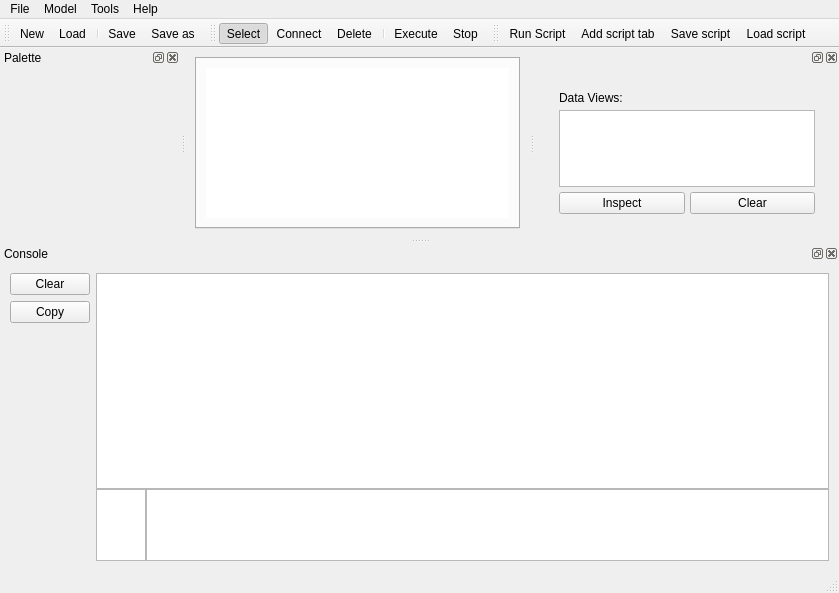
<?xml version="1.0" encoding="UTF-8"?>
<ui version="4.0">
 <class>MainWindow</class>
 <widget class="QMainWindow" name="MainWindow">
  <property name="geometry">
   <rect>
    <x>0</x>
    <y>0</y>
    <width>839</width>
    <height>593</height>
   </rect>
  </property>
  <property name="windowTitle">
   <string>MainWindow</string>
  </property>
  <property name="tabShape">
   <enum>QTabWidget::Triangular</enum>
  </property>
  <property name="dockOptions">
   <set>QMainWindow::AllowNestedDocks|QMainWindow::AnimatedDocks</set>
  </property>
  <property name="unifiedTitleAndToolBarOnMac">
   <bool>true</bool>
  </property>
  <widget class="QWidget" name="central_widget">
   <layout class="QHBoxLayout" name="horizontalLayout">
    <item>
     <widget class="QTabWidget" name="tab_widget">
      <property name="contextMenuPolicy">
       <enum>Qt::DefaultContextMenu</enum>
      </property>
      <property name="currentIndex">
       <number>0</number>
      </property>
      <property name="tabsClosable">
       <bool>true</bool>
      </property>
      <property name="movable">
       <bool>true</bool>
      </property>
      <property name="tabBarAutoHide">
       <bool>true</bool>
      </property>
      <widget class="QWidget" name="Design">
       <attribute name="title">
        <string>Design</string>
       </attribute>
       <layout class="QHBoxLayout" name="horizontalLayout_5">
        <item>
         <widget class="QGraphicsView" name="workspace">
          <property name="frameShape">
           <enum>QFrame::NoFrame</enum>
          </property>
          <property name="frameShadow">
           <enum>QFrame::Plain</enum>
          </property>
          <property name="verticalScrollBarPolicy">
           <enum>Qt::ScrollBarAsNeeded</enum>
          </property>
          <property name="horizontalScrollBarPolicy">
           <enum>Qt::ScrollBarAsNeeded</enum>
          </property>
          <property name="sizeAdjustPolicy">
           <enum>QAbstractScrollArea::AdjustToContents</enum>
          </property>
          <property name="backgroundBrush">
           <brush brushstyle="NoBrush">
            <color alpha="255">
             <red>0</red>
             <green>0</green>
             <blue>0</blue>
            </color>
           </brush>
          </property>
          <property name="alignment">
           <set>Qt::AlignLeading|Qt::AlignLeft|Qt::AlignTop</set>
          </property>
          <property name="renderHints">
           <set>QPainter::Antialiasing|QPainter::TextAntialiasing</set>
          </property>
          <property name="dragMode">
           <enum>QGraphicsView::NoDrag</enum>
          </property>
         </widget>
        </item>
       </layout>
      </widget>
     </widget>
    </item>
   </layout>
  </widget>
  <widget class="QMenuBar" name="menubar">
   <property name="geometry">
    <rect>
     <x>0</x>
     <y>0</y>
     <width>839</width>
     <height>21</height>
    </rect>
   </property>
   <widget class="QMenu" name="menu_file">
    <property name="title">
     <string>File</string>
    </property>
    <widget class="QMenu" name="menu_recent">
     <property name="title">
      <string>Recent</string>
     </property>
     <addaction name="separator"/>
     <addaction name="action_file_clear_recent"/>
    </widget>
    <addaction name="action_file_new"/>
    <addaction name="action_file_load"/>
    <addaction name="menu_recent"/>
    <addaction name="separator"/>
    <addaction name="action_file_save"/>
    <addaction name="action_file_saveas"/>
    <addaction name="separator"/>
    <addaction name="action_exit"/>
   </widget>
   <widget class="QMenu" name="menu_view">
    <property name="title">
     <string>Tools</string>
    </property>
    <addaction name="action_show_schema_editor"/>
    <addaction name="separator"/>
    <addaction name="action_show_palette"/>
    <addaction name="action_show_console"/>
    <addaction name="separator"/>
    <addaction name="actionTheme"/>
   </widget>
   <widget class="QMenu" name="menu_help">
    <property name="title">
     <string>Help</string>
    </property>
   </widget>
   <widget class="QMenu" name="menu_model">
    <property name="title">
     <string>Model</string>
    </property>
    <addaction name="action_mode_select"/>
    <addaction name="action_mode_connect"/>
    <addaction name="action_mode_delete"/>
    <addaction name="separator"/>
    <addaction name="action_analytics_execute"/>
    <addaction name="action_analytics_stop"/>
   </widget>
   <addaction name="menu_file"/>
   <addaction name="menu_model"/>
   <addaction name="menu_view"/>
   <addaction name="menu_help"/>
  </widget>
  <widget class="QStatusBar" name="statusbar"/>
  <widget class="QToolBar" name="toolbar_main">
   <property name="windowTitle">
    <string>File</string>
   </property>
   <property name="movable">
    <bool>true</bool>
   </property>
   <property name="allowedAreas">
    <set>Qt::TopToolBarArea</set>
   </property>
   <attribute name="toolBarArea">
    <enum>TopToolBarArea</enum>
   </attribute>
   <attribute name="toolBarBreak">
    <bool>false</bool>
   </attribute>
   <addaction name="action_file_new"/>
   <addaction name="action_file_load"/>
   <addaction name="separator"/>
   <addaction name="action_file_save"/>
   <addaction name="action_file_saveas"/>
  </widget>
  <widget class="QDockWidget" name="dock_console">
   <property name="sizePolicy">
    <sizepolicy hsizetype="Ignored" vsizetype="Ignored">
     <horstretch>0</horstretch>
     <verstretch>0</verstretch>
    </sizepolicy>
   </property>
   <property name="minimumSize">
    <size>
     <width>400</width>
     <height>116</height>
    </size>
   </property>
   <property name="maximumSize">
    <size>
     <width>524287</width>
     <height>524287</height>
    </size>
   </property>
   <property name="features">
    <set>QDockWidget::AllDockWidgetFeatures</set>
   </property>
   <property name="allowedAreas">
    <set>Qt::BottomDockWidgetArea|Qt::TopDockWidgetArea</set>
   </property>
   <property name="windowTitle">
    <string>Console</string>
   </property>
   <attribute name="dockWidgetArea">
    <number>8</number>
   </attribute>
   <widget class="QWidget" name="dock_console_contents">
    <layout class="QHBoxLayout" name="horizontalLayout_2">
     <property name="leftMargin">
      <number>10</number>
     </property>
     <property name="topMargin">
      <number>10</number>
     </property>
     <property name="rightMargin">
      <number>10</number>
     </property>
     <property name="bottomMargin">
      <number>10</number>
     </property>
     <item>
      <layout class="QVBoxLayout" name="console_button_layout">
       <property name="spacing">
        <number>6</number>
       </property>
       <item>
        <widget class="QPushButton" name="console_button_clear">
         <property name="text">
          <string>Clear</string>
         </property>
        </widget>
       </item>
       <item>
        <widget class="QPushButton" name="console_button_copy">
         <property name="text">
          <string>Copy</string>
         </property>
        </widget>
       </item>
       <item>
        <spacer name="spacer">
         <property name="orientation">
          <enum>Qt::Vertical</enum>
         </property>
         <property name="sizeHint" stdset="0">
          <size>
           <width>20</width>
           <height>40</height>
          </size>
         </property>
        </spacer>
       </item>
      </layout>
     </item>
     <item>
      <layout class="QGridLayout" name="gridLayout_2" rowstretch="0,5">
       <property name="sizeConstraint">
        <enum>QLayout::SetFixedSize</enum>
       </property>
       <property name="spacing">
        <number>0</number>
       </property>
       <item row="0" column="0">
        <widget class="QTextEdit" name="console">
         <property name="sizePolicy">
          <sizepolicy hsizetype="Expanding" vsizetype="Expanding">
           <horstretch>0</horstretch>
           <verstretch>0</verstretch>
          </sizepolicy>
         </property>
         <property name="minimumSize">
          <size>
           <width>100</width>
           <height>20</height>
          </size>
         </property>
         <property name="maximumSize">
          <size>
           <width>16777215</width>
           <height>16777215</height>
          </size>
         </property>
         <property name="readOnly">
          <bool>true</bool>
         </property>
         <property name="html">
          <string>&lt;!DOCTYPE HTML PUBLIC &quot;-//W3C//DTD HTML 4.0//EN&quot; &quot;http://www.w3.org/TR/REC-html40/strict.dtd&quot;&gt;
&lt;html&gt;&lt;head&gt;&lt;meta name=&quot;qrichtext&quot; content=&quot;1&quot; /&gt;&lt;style type=&quot;text/css&quot;&gt;
p, li { white-space: pre-wrap; }
&lt;/style&gt;&lt;/head&gt;&lt;body style=&quot; font-family:'MS Shell Dlg 2'; font-size:8.25pt; font-weight:400; font-style:normal;&quot;&gt;
&lt;p style=&quot;-qt-paragraph-type:empty; margin-top:0px; margin-bottom:0px; margin-left:0px; margin-right:0px; -qt-block-indent:0; text-indent:0px; font-family:'Courier New'; font-size:8pt;&quot;&gt;&lt;br /&gt;&lt;/p&gt;&lt;/body&gt;&lt;/html&gt;</string>
         </property>
        </widget>
       </item>
       <item row="1" column="0">
        <layout class="QGridLayout" name="gridLayout_3" rowstretch="0" columnstretch="5,100">
         <property name="sizeConstraint">
          <enum>QLayout::SetFixedSize</enum>
         </property>
         <property name="horizontalSpacing">
          <number>0</number>
         </property>
         <item row="0" column="0">
          <widget class="QTextEdit" name="in_out">
           <property name="sizePolicy">
            <sizepolicy hsizetype="Minimum" vsizetype="Fixed">
             <horstretch>0</horstretch>
             <verstretch>0</verstretch>
            </sizepolicy>
           </property>
           <property name="minimumSize">
            <size>
             <width>50</width>
             <height>50</height>
            </size>
           </property>
          </widget>
         </item>
         <item row="0" column="1">
          <widget class="QPlainTextEdit" name="console_inputs">
           <property name="sizePolicy">
            <sizepolicy hsizetype="Minimum" vsizetype="Fixed">
             <horstretch>0</horstretch>
             <verstretch>0</verstretch>
            </sizepolicy>
           </property>
           <property name="minimumSize">
            <size>
             <width>50</width>
             <height>50</height>
            </size>
           </property>
           <property name="inputMethodHints">
            <set>Qt::ImhMultiLine</set>
           </property>
           <property name="sizeAdjustPolicy">
            <enum>QAbstractScrollArea::AdjustToContents</enum>
           </property>
           <property name="lineWrapMode">
            <enum>QPlainTextEdit::WidgetWidth</enum>
           </property>
          </widget>
         </item>
        </layout>
       </item>
      </layout>
     </item>
    </layout>
   </widget>
  </widget>
  <widget class="QDockWidget" name="dock_components">
   <property name="sizePolicy">
    <sizepolicy hsizetype="MinimumExpanding" vsizetype="Preferred">
     <horstretch>0</horstretch>
     <verstretch>0</verstretch>
    </sizepolicy>
   </property>
   <property name="minimumSize">
    <size>
     <width>180</width>
     <height>190</height>
    </size>
   </property>
   <property name="features">
    <set>QDockWidget::AllDockWidgetFeatures</set>
   </property>
   <property name="allowedAreas">
    <set>Qt::LeftDockWidgetArea|Qt::RightDockWidgetArea</set>
   </property>
   <property name="windowTitle">
    <string>Palette</string>
   </property>
   <attribute name="dockWidgetArea">
    <number>1</number>
   </attribute>
   <widget class="QWidget" name="dock_components_contents">
    <layout class="QHBoxLayout" name="horizontalLayout_3"/>
   </widget>
  </widget>
  <widget class="QToolBar" name="toolbar_modes">
   <property name="windowTitle">
    <string>toolBar</string>
   </property>
   <attribute name="toolBarArea">
    <enum>TopToolBarArea</enum>
   </attribute>
   <attribute name="toolBarBreak">
    <bool>false</bool>
   </attribute>
   <addaction name="action_mode_select"/>
   <addaction name="action_mode_connect"/>
   <addaction name="action_mode_delete"/>
   <addaction name="separator"/>
   <addaction name="action_analytics_execute"/>
   <addaction name="action_analytics_stop"/>
  </widget>
  <widget class="QDockWidget" name="dock_viewer">
   <property name="allowedAreas">
    <set>Qt::LeftDockWidgetArea|Qt::RightDockWidgetArea|Qt::TopDockWidgetArea</set>
   </property>
   <attribute name="dockWidgetArea">
    <number>2</number>
   </attribute>
   <widget class="QWidget" name="dockWidgetContents">
    <layout class="QVBoxLayout" name="verticalLayout">
     <item>
      <widget class="QWidget" name="widget" native="true">
       <layout class="QGridLayout" name="gridLayout">
        <property name="leftMargin">
         <number>15</number>
        </property>
        <property name="topMargin">
         <number>15</number>
        </property>
        <property name="rightMargin">
         <number>15</number>
        </property>
        <property name="bottomMargin">
         <number>15</number>
        </property>
        <property name="spacing">
         <number>5</number>
        </property>
        <item row="3" column="0">
         <widget class="QPushButton" name="btn_edit">
          <property name="text">
           <string>Inspect</string>
          </property>
         </widget>
        </item>
        <item row="1" column="0">
         <widget class="QLabel" name="label">
          <property name="text">
           <string>Data Views:</string>
          </property>
         </widget>
        </item>
        <item row="3" column="1">
         <widget class="QPushButton" name="btn_clear">
          <property name="text">
           <string>Clear</string>
          </property>
         </widget>
        </item>
        <item row="2" column="0" colspan="2">
         <widget class="QTableView" name="views">
          <property name="sizePolicy">
           <sizepolicy hsizetype="Preferred" vsizetype="Expanding">
            <horstretch>0</horstretch>
            <verstretch>0</verstretch>
           </sizepolicy>
          </property>
          <attribute name="verticalHeaderVisible">
           <bool>false</bool>
          </attribute>
          <attribute name="verticalHeaderDefaultSectionSize">
           <number>20</number>
          </attribute>
          <attribute name="verticalHeaderMinimumSectionSize">
           <number>20</number>
          </attribute>
         </widget>
        </item>
       </layout>
      </widget>
     </item>
    </layout>
   </widget>
  </widget>
  <widget class="QToolBar" name="toolbar_script">
   <property name="windowTitle">
    <string>toolBar</string>
   </property>
   <property name="toolButtonStyle">
    <enum>Qt::ToolButtonIconOnly</enum>
   </property>
   <attribute name="toolBarArea">
    <enum>TopToolBarArea</enum>
   </attribute>
   <attribute name="toolBarBreak">
    <bool>false</bool>
   </attribute>
   <addaction name="action_run_Script"/>
   <addaction name="action_add_tab"/>
   <addaction name="action_save_script"/>
   <addaction name="action_load_script"/>
  </widget>
  <action name="action_file_new">
   <property name="text">
    <string>&amp;New</string>
   </property>
   <property name="toolTip">
    <string>Start a new analysis</string>
   </property>
   <property name="shortcut">
    <string>Ctrl+N</string>
   </property>
  </action>
  <action name="action_file_save">
   <property name="text">
    <string>&amp;Save</string>
   </property>
   <property name="toolTip">
    <string>Save current analysis</string>
   </property>
   <property name="shortcut">
    <string>Ctrl+S</string>
   </property>
  </action>
  <action name="action_file_saveas">
   <property name="text">
    <string>Save &amp;as</string>
   </property>
   <property name="toolTip">
    <string>Save current analysis as</string>
   </property>
   <property name="shortcut">
    <string>Ctrl+Alt+S</string>
   </property>
  </action>
  <action name="action_show_palette">
   <property name="checkable">
    <bool>true</bool>
   </property>
   <property name="text">
    <string>Component &amp;palette</string>
   </property>
   <property name="toolTip">
    <string>Show the analysis component selection palette</string>
   </property>
   <property name="shortcut">
    <string>Shift+P</string>
   </property>
  </action>
  <action name="action_show_console">
   <property name="checkable">
    <bool>true</bool>
   </property>
   <property name="text">
    <string>Logging &amp;console</string>
   </property>
   <property name="shortcut">
    <string>Shift+C</string>
   </property>
  </action>
  <action name="action_file_load">
   <property name="text">
    <string>&amp;Load</string>
   </property>
   <property name="toolTip">
    <string>Load a previously created analysis</string>
   </property>
   <property name="shortcut">
    <string>Ctrl+L</string>
   </property>
  </action>
  <action name="action_exit">
   <property name="text">
    <string>E&amp;xit</string>
   </property>
   <property name="toolTip">
    <string>Exit BCSMap</string>
   </property>
   <property name="shortcut">
    <string>Alt+X</string>
   </property>
  </action>
  <action name="action_analytics_execute">
   <property name="text">
    <string>E&amp;xecute</string>
   </property>
   <property name="toolTip">
    <string>Execute the current analytics model</string>
   </property>
   <property name="shortcut">
    <string>F5</string>
   </property>
  </action>
  <action name="action_mode_select">
   <property name="checkable">
    <bool>true</bool>
   </property>
   <property name="checked">
    <bool>true</bool>
   </property>
   <property name="text">
    <string>Select</string>
   </property>
   <property name="toolTip">
    <string>Select and interact with current  analytics components</string>
   </property>
  </action>
  <action name="action_mode_connect">
   <property name="checkable">
    <bool>true</bool>
   </property>
   <property name="text">
    <string>Connect</string>
   </property>
   <property name="toolTip">
    <string>Connect existing analytics components to create a workflow</string>
   </property>
  </action>
  <action name="action_mode_delete">
   <property name="checkable">
    <bool>true</bool>
   </property>
   <property name="text">
    <string>Delete</string>
   </property>
   <property name="toolTip">
    <string>Delete analytics components and connections</string>
   </property>
  </action>
  <action name="action_analytics_stop">
   <property name="text">
    <string>Stop</string>
   </property>
   <property name="toolTip">
    <string>Stop the execution of the analysis model</string>
   </property>
   <property name="shortcut">
    <string>F4</string>
   </property>
  </action>
  <action name="action_file_clear_recent">
   <property name="text">
    <string>Clear recent files</string>
   </property>
  </action>
  <action name="action_show_schema_editor">
   <property name="text">
    <string>Input Schema Editor</string>
   </property>
  </action>
  <action name="action_run_Script">
   <property name="text">
    <string>Run Script</string>
   </property>
   <property name="toolTip">
    <string>Run the focused script</string>
   </property>
  </action>
  <action name="action_add_tab">
   <property name="text">
    <string>Add script tab</string>
   </property>
   <property name="toolTip">
    <string>Add a new tab in the editor</string>
   </property>
  </action>
  <action name="action_save_script">
   <property name="text">
    <string>Save script</string>
   </property>
   <property name="toolTip">
    <string>Save the current script</string>
   </property>
   <property name="shortcut">
    <string>Ctrl+Shift+S</string>
   </property>
  </action>
  <action name="actionTheme">
   <property name="checkable">
    <bool>true</bool>
   </property>
   <property name="checked">
    <bool>true</bool>
   </property>
   <property name="text">
    <string>Theme dark</string>
   </property>
  </action>
  <action name="action_load_script">
   <property name="text">
    <string>Load script</string>
   </property>
   <property name="toolTip">
    <string>Load a script</string>
   </property>
   <property name="shortcut">
    <string>Ctrl+Shift+L</string>
   </property>
  </action>
 </widget>
 <tabstops>
  <tabstop>tab_widget</tabstop>
  <tabstop>workspace</tabstop>
  <tabstop>views</tabstop>
  <tabstop>btn_edit</tabstop>
  <tabstop>btn_clear</tabstop>
  <tabstop>console_button_clear</tabstop>
  <tabstop>console</tabstop>
  <tabstop>console_button_copy</tabstop>
 </tabstops>
 <resources/>
 <connections>
  <connection>
   <sender>action_show_console</sender>
   <signal>toggled(bool)</signal>
   <receiver>dock_console</receiver>
   <slot>setVisible(bool)</slot>
   <hints>
    <hint type="sourcelabel">
     <x>-1</x>
     <y>-1</y>
    </hint>
    <hint type="destinationlabel">
     <x>460</x>
     <y>535</y>
    </hint>
   </hints>
  </connection>
  <connection>
   <sender>action_show_palette</sender>
   <signal>toggled(bool)</signal>
   <receiver>dock_components</receiver>
   <slot>setVisible(bool)</slot>
   <hints>
    <hint type="sourcelabel">
     <x>-1</x>
     <y>-1</y>
    </hint>
    <hint type="destinationlabel">
     <x>99</x>
     <y>252</y>
    </hint>
   </hints>
  </connection>
  <connection>
   <sender>dock_components</sender>
   <signal>visibilityChanged(bool)</signal>
   <receiver>action_show_palette</receiver>
   <slot>setChecked(bool)</slot>
   <hints>
    <hint type="sourcelabel">
     <x>99</x>
     <y>252</y>
    </hint>
    <hint type="destinationlabel">
     <x>-1</x>
     <y>-1</y>
    </hint>
   </hints>
  </connection>
  <connection>
   <sender>dock_console</sender>
   <signal>visibilityChanged(bool)</signal>
   <receiver>action_show_console</receiver>
   <slot>setChecked(bool)</slot>
   <hints>
    <hint type="sourcelabel">
     <x>460</x>
     <y>535</y>
    </hint>
    <hint type="destinationlabel">
     <x>-1</x>
     <y>-1</y>
    </hint>
   </hints>
  </connection>
  <connection>
   <sender>console_button_clear</sender>
   <signal>clicked()</signal>
   <receiver>console</receiver>
   <slot>clear()</slot>
   <hints>
    <hint type="sourcelabel">
     <x>66</x>
     <y>408</y>
    </hint>
    <hint type="destinationlabel">
     <x>165</x>
     <y>553</y>
    </hint>
   </hints>
  </connection>
  <connection>
   <sender>console_button_copy</sender>
   <signal>clicked()</signal>
   <receiver>console</receiver>
   <slot>copy()</slot>
   <hints>
    <hint type="sourcelabel">
     <x>49</x>
     <y>437</y>
    </hint>
    <hint type="destinationlabel">
     <x>153</x>
     <y>575</y>
    </hint>
   </hints>
  </connection>
  <connection>
   <sender>console_button_copy</sender>
   <signal>pressed()</signal>
   <receiver>console</receiver>
   <slot>selectAll()</slot>
   <hints>
    <hint type="sourcelabel">
     <x>61</x>
     <y>437</y>
    </hint>
    <hint type="destinationlabel">
     <x>111</x>
     <y>567</y>
    </hint>
   </hints>
  </connection>
 </connections>
</ui>
